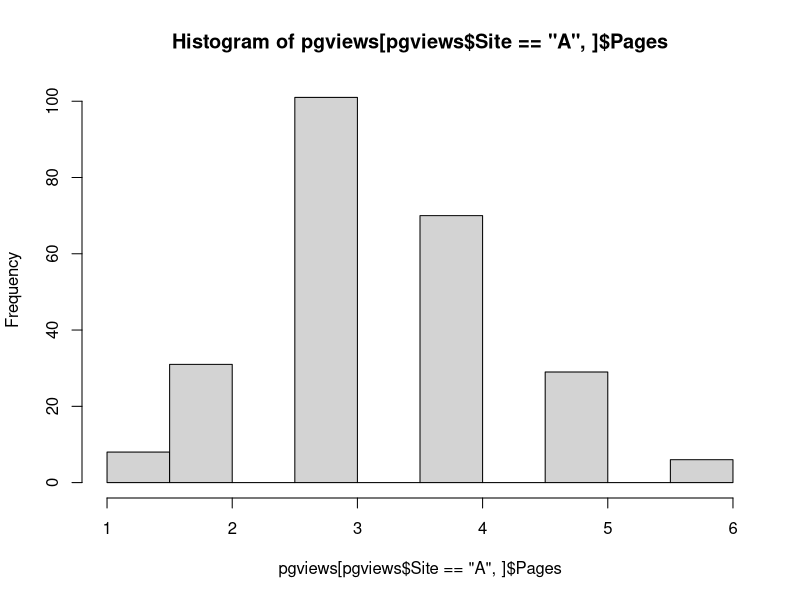
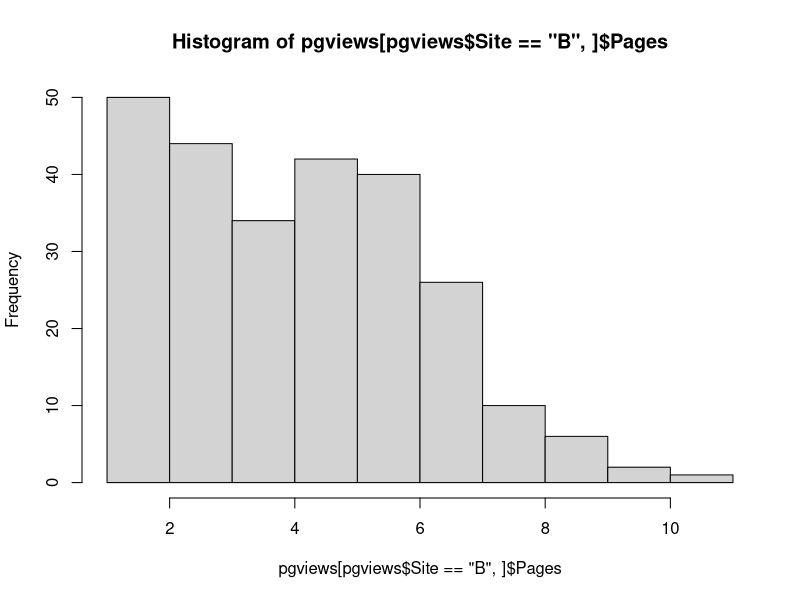
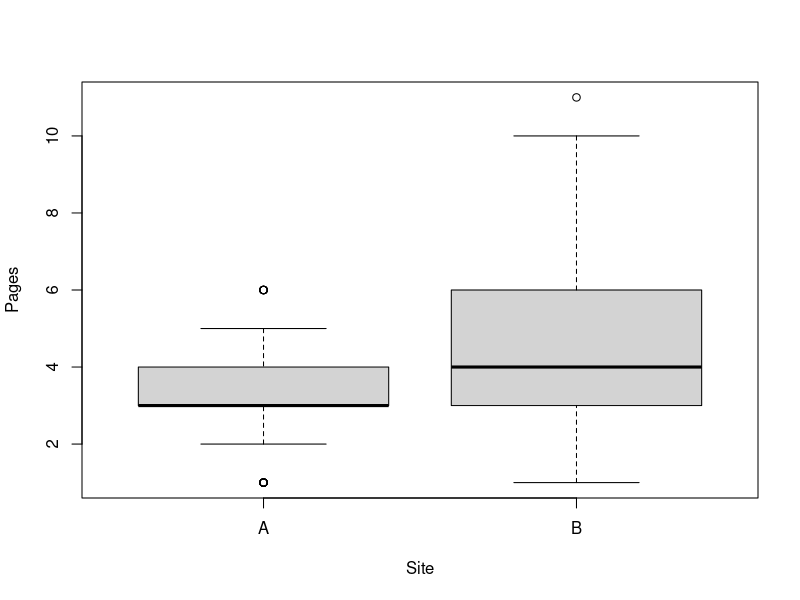

The R source for these figures, in order:
# week 3 
# analyzing a simple A/B test with a T-Test

###
## Scenario:   Comparing pages visited in an A/B test
##
## Statistics: Descriptive statistics, independent-samples t-test
###

## Independent-samples t-test

# read in a data file with page views from an A/B test
pgviews = read.csv("pgviews.csv")
View(pgviews)
pgviews$Subject = factor(pgviews$Subject) # convert to nominal factor
pgviews$Site = factor(pgviews$Site) # Rv4 
summary(pgviews)


# descriptive statistics by Site
library(plyr)
ddply(pgviews, ~ Site, function(data) summary(data$Pages)) # split dataframe, apply function and return results in a dataframe
# split by site, summarize by page
ddply(pgviews, ~ Site, summarise, Pages.mean=mean(Pages), Pages.sd=sd(Pages))

# graph histograms and a boxplot
hist(pgviews[pgviews$Site == "A",]$Pages)
# histogram for A is a normal, gaussian distribution, but for B its not a normal distribution, we'll consider this later in the course

hist(pgviews[pgviews$Site == "B",]$Pages)
plot(Pages ~ Site, data=pgviews) # box plot

# independent-samples t-test
# factors can be between subjects or within subjects. between factor is the type of 
#   factor that the site would be. (each visitor eather get A or B)
#   so this is an independent-samples T-Test
# var.equal=TRUE indicates that the variation is equal
# for T-Test its not mandotory to make the variables equal. 
t.test(Pages ~ Site, data=pgviews, var.equal=TRUE)

# t-test gives the value in the t distribution that we are getting from this data
# t = -7.2083, df = 498, p-value = 2.115e-12
# t=t-value, df=degree of freedom, p-value
# p value tells that significant variance in the dataset.
